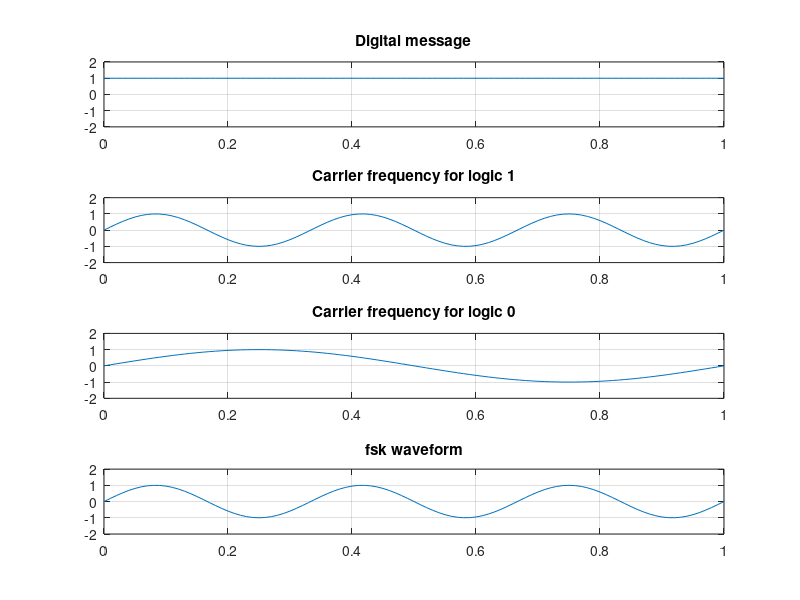

Write the MATLAB code that produced this figure.
clear;
clc;
b = input('Enter the Bit stream \n '); %b = [0 1 0 1 1 1 0];
n = length(b);
t = 0:.01:n;
x = 1:1:(n+1)*100
for i=1:n
    if b(i)==0
        b_p(i)=-1;
    else
        b_p(i)=1;
    end
    for j=i:.1:i+1
        bw(x(i*100:(i+1)*100))=b_p(i);
    end
end
bw = bw(100:end);
wo = 4*pi*t;
w = 2*pi*t;
sinHt = sin(wo+w);
sinLt = sin(wo-w);
st = sin(wo + (bw).*w);
subplot(4,1,1)
plot(t,bw)
title('Digital message')
grid on ; axis([0 n -2 +2])
subplot(4,1,2)
plot(t,sinHt)
title('Carrier frequency for logic 1')
grid on ; axis([0 n -2 +2])
subplot(4,1,3)
plot(t,sinLt)
title('Carrier frequency for logic 0')
grid on ; axis([0 n -2 +2])
subplot(4,1,4)
plot(t,st)
grid on ; axis([0 n -2 +2])
title('fsk waveform')
